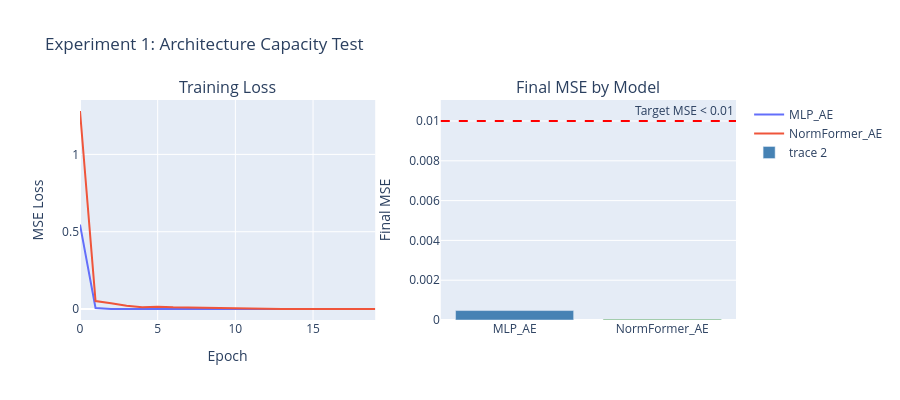

Notebook cell for this chart:
### Code cell
### Plot Experiment 1 results
fig = make_subplots(rows=1, cols=2, subplot_titles=['Training Loss', 'Final MSE by Model'])

for name, result in exp1_results.items():
    fig.add_trace(
        go.Scatter(y=result['history']['reco_loss'], name=name, mode='lines'),
        row=1, col=1
    )

fig.add_trace(
    go.Bar(
        x=list(exp1_results.keys()),
        y=[r['metrics']['overall_mse'] for r in exp1_results.values()],
        marker_color=['steelblue', 'forestgreen']
    ),
    row=1, col=2
)

### add threshold line
fig.add_hline(y=0.01, line_dash='dash', line_color='red', row=1, col=2,
              annotation_text='Target MSE < 0.01')

fig.update_layout(title='Experiment 1: Architecture Capacity Test', height=400, width=900)
fig.update_xaxes(title_text='Epoch', row=1, col=1)
fig.update_yaxes(title_text='MSE Loss', row=1, col=1)
fig.update_yaxes(title_text='Final MSE', row=1, col=2)
fig.show()

### Figure 1 — Plotly figure (JSON) as saved in the notebook; plotly's stock layout.template omitted (floating-point values rounded to 4 significant figures)
{"data": [{"mode": "lines", "name": "MLP_AE", "type": "scatter", "xaxis": "x", "y": [0.5464, 0.007155, 0.00122, 0.001111, 0.001029, 0.0009751, 0.0008724, 0.0007845, 0.0007325, 0.0006746, 0.000647, 0.0006098, 0.0005822, 0.0005401, 0.0005222, 0.0005053, 0.0004884, 0.0004845, 0.0004747, 0.0004744], "yaxis": "y"}, {"mode": "lines", "name": "NormFormer_AE", "type": "scatter", "xaxis": "x", "y": [1.281, 0.05173, 0.0375, 0.02144, 0.01161, 0.01558, 0.01117, 0.009071, 0.005323, 0.004034, 0.002634, 0.002064, 0.001458, 0.0008366, 0.0007134, 0.0006066, 0.000553, 0.000601, 0.0004486, 0.0004642], "yaxis": "y"}, {"marker": {"color": ["steelblue", "forestgreen"]}, "type": "bar", "x": ["MLP_AE", "NormFormer_AE"], "xaxis": "x2", "y": [0.0004745, 3.778e-05], "yaxis": "y2"}], "layout": {"annotations": [{"font": {"size": 16}, "showarrow": false, "text": "Training Loss", "x": 0.225, "xanchor": "center", "xref": "paper", "y": 1, "yanchor": "bottom", "yref": "paper"}, {"font": {"size": 16}, "showarrow": false, "text": "Final MSE by Model", "x": 0.775, "xanchor": "center", "xref": "paper", "y": 1, "yanchor": "bottom", "yref": "paper"}, {"showarrow": false, "text": "Target MSE < 0.01", "x": 1, "xanchor": "right", "xref": "x2 domain", "y": 0.01, "yanchor": "bottom", "yref": "y2"}], "height": 400, "shapes": [{"line": {"color": "red", "dash": "dash"}, "type": "line", "x0": 0, "x1": 1, "xref": "x2 domain", "y0": 0.01, "y1": 0.01, "yref": "y2"}], "title": {"text": "Experiment 1: Architecture Capacity Test"}, "width": 900, "xaxis": {"anchor": "y", "domain": [0, 0.45], "title": {"text": "Epoch"}}, "xaxis2": {"anchor": "y2", "domain": [0.55, 1]}, "yaxis": {"anchor": "x", "domain": [0, 1], "title": {"text": "MSE Loss"}}, "yaxis2": {"anchor": "x2", "domain": [0, 1], "title": {"text": "Final MSE"}}}}
